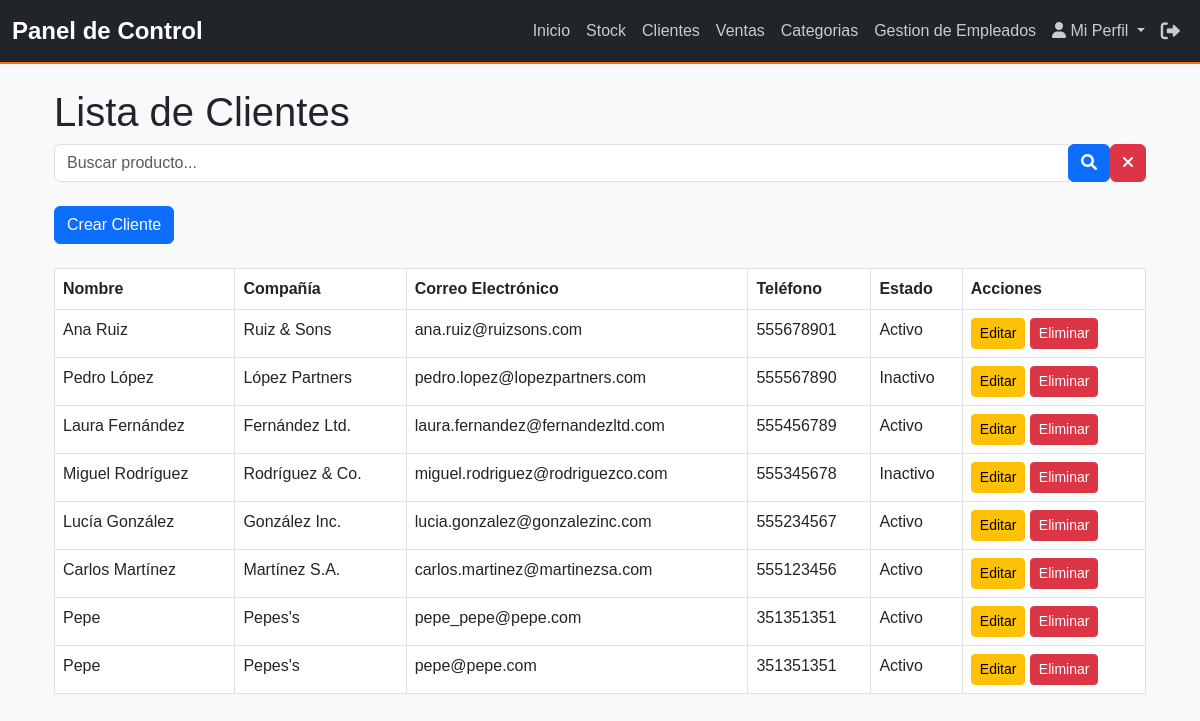
/clientes/, run on the app's committed database.
### myapp/models.py (models this page shows, shortened)
class Cliente(models.Model):
    nombre = models.CharField(max_length=255, verbose_name='Nombre Completo')
    compania = models.CharField(max_length=255, blank=True, null=True, verbose_name='Compañía')
    email = models.EmailField(unique=True, verbose_name='Correo Electrónico')
    telefono = models.CharField(max_length=15, verbose_name='Número de Teléfono')
    direccion = models.TextField(blank=True, null=True, verbose_name='Dirección')
    fecha_registro = models.DateTimeField(auto_now_add=True, verbose_name='Fecha de Registro')
    estatus = models.CharField(
        max_length=20,
        choices=[('activo', 'Activo'), ('inactivo', 'Inactivo')],
        default='activo',
        verbose_name='Estatus'
    )
    notas = models.TextField(blank=True, null=True, verbose_name='Notas Adicionales')
    class Meta:
        verbose_name = 'Cliente'
        verbose_name_plural = 'Clientes'
        ordering = ['-fecha_registro']

### myapp/views.py (the view)
# urls.py: path('clientes/', views.ClienteListView.as_view(), name='clientes_list'),
class ClienteListView(ListView):
    model = Cliente
    template_name = "clientes/cliente_list.html"
    context_object_name = "clientes"
    def get_queryset(self):
        search_query = self.request.GET.get('q', '')
        if search_query:
            return Cliente.objects.filter(nombre__icontains=search_query)
        else:
            return Cliente.objects.all()
    def get_context_data(self, **kwargs):
        context = super().get_context_data(**kwargs)
        if self.request.user.groups.filter(name='Empleados').exists():
            role = 'Empleados'
        else:
            role = 'Encargado'
        context['role'] = role
        return context

### myapp/context_processors.py (called while the page is built, shortened)
def user_role(request):
    return {'role': 'Invitado'}

### myapp/templates/clientes/cliente_list.html (shortened to what this page needs)
{% extends 'base.html' %}
{% block content %}
<div class="container mt-4">
    <h1>Lista de Clientes</h1>
    <form method="get" action="{% url 'clientes_list' %}" class="d-flex mb-4">
        <div class="input-group">
            <input type="text" name="q" class="form-control" placeholder="Buscar producto..." value="{{ request.GET.q }}">
            <div class="input-group-append">
                <button type="submit" class="btn btn-primary">
                    <i class="fas fa-search"></i>
                </button>
            </div>
        </div>
        <a href="{% url 'producto_list' %}" class="btn btn-danger ml-2">
            <i class="fas fa-times"></i>
        </a>
    </form>
    <a href="{% url 'clientes_create' %}" class="btn btn-primary mb-4">Crear Cliente</a>
    <table class="table table-bordered">
        <thead>
            <tr>
                <th>Nombre</th>
                <th>Compañía</th>
                <th>Correo Electrónico</th>
                <th>Teléfono</th>
                <th>Estado</th>
                <th>Acciones</th>
            </tr>
        </thead>
        <tbody>
            {% for cliente in clientes %}
            <tr>
                <td>{{ cliente.nombre }}</td>
                <td>{{ cliente.compania }}</td>
                <td>{{ cliente.email }}</td>
                <td>{{ cliente.telefono }}</td>
                <td>{{ cliente.get_estatus_display }}</td>
                <td>
                    <a href="{% url 'clientes_update' cliente.id %}" class="btn btn-warning btn-sm">Editar</a>
                    {% if role == 'Encargado' %}
                        <form method="post" action="{% url 'clientes_delete' cliente.id %}" style="display:inline-block;">
                            <button type="submit" class="btn btn-danger btn-sm">Eliminar</button>
                        </form>
                    {% endif %}
                </td>
            </tr>
            {% empty %}
            <tr>
                <td colspan="6" class="text-center">No hay clientes registrados.</td>
            </tr>
            {% endfor %}
        </tbody>
    </table>
</div>
{% endblock %}

### myapp/static/css/styles.css (style rules this page uses)
body { font-family: 'Arial', sans-serif; background-color: #cacbce; margin: 0; padding: 0; }

### data on the page
Cliente: nombre "Ana Ruiz", compania "Ruiz & Sons", email "ana.ruiz@ruizsons.com", telefono "555678901", estatus "Activo"
Cliente: nombre "Pedro López", compania "López Partners", email "pedro.lopez@lopezpartners.com", telefono "555567890", estatus "Inactivo"
Cliente: nombre "Laura Fernández", compania "Fernández Ltd.", email "laura.fernandez@fernandezltd.com", telefono "555456789", estatus "Activo"
Cliente: nombre "Miguel Rodríguez", compania "Rodríguez & Co.", email "miguel.rodriguez@rodriguezco.com", telefono "555345678", estatus "Inactivo"
Cliente: nombre "Lucía González", compania "González Inc.", email "lucia.gonzalez@gonzalezinc.com", telefono "555234567", estatus "Activo"
Cliente: nombre "Carlos Martínez", compania "Martínez S.A.", email "carlos.martinez@martinezsa.com", telefono "555123456", estatus "Activo"
Cliente: nombre "Pepe", compania "Pepes's", email "pepe_pepe@pepe.com", telefono "351351351", estatus "Activo"
Cliente: nombre "Pepe", compania "Pepes's", email "pepe@pepe.com", telefono "351351351", estatus "Activo"
